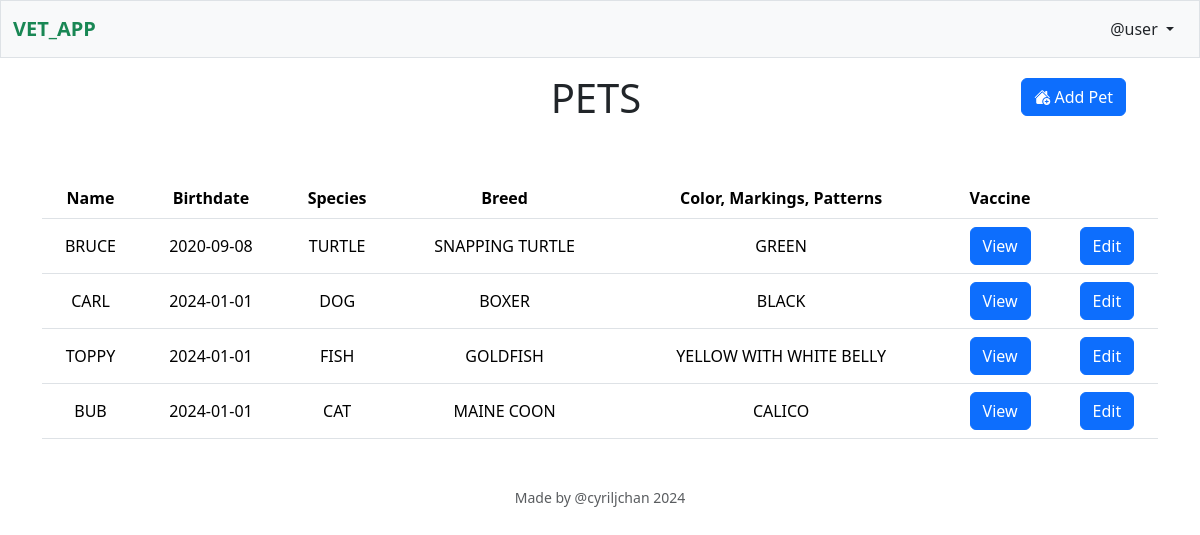
The page /pets (signed in) on the database its author committed.
### tables this page shows
CREATE TABLE pets (
    id INTEGER PRIMARY KEY AUTOINCREMENT NOT NULL,
    client_id INTEGER NOT NULL,
    name TEXT NOT NULL,
    birthdate TEXT NULL,
    species TEXT NOT NULL,
    breed TEXT NOT NULL,
    pattern TEXT NOT NULL
);

### app.py (the view)
@app.route("/pets")
@login_required
def pets():
    db = sqlite3.connect(path.join(ROOT, "vetapp.db"))
    db.row_factory = sqlite3.Row
    cursor = db.cursor()
    cursor.execute("SELECT * FROM pets WHERE client_id=?", (session["user_id"],))
    rows = [dict(row) for row in cursor.fetchall()] # Change <sql.Rows obj> to dicts
    db.close()
    return render_template("pets.html", pets=rows)

### app.py (called while the page is built)
@app.after_request
def after_request(response):
    response.headers["Cache-Control"] = "no-cache, no-store, must-revalidate"
    response.headers["Expires"] = 0
    response.headers["Pragma"] = "no-cache"
    return response

### helpers.py (called while the page is built)
def login_required(f):
    @wraps(f)
    def decorated_function(*args, **kwargs):
        if session.get("user_id") is None:
            return redirect("/login")
        return f(*args, **kwargs)
    return decorated_function

### templates/pets.html (shortened to what this page needs)
{% extends "layout.html" %}
{% block main %}
<div class="row m-3">
    <div class="col-3"></div>
    <h1 class="col text-center">PETS</h1>
    <div class="d-flex justify-content-end col-3 m-1 text-end">
        <form action="/add_pet" method="get">
            <button type="submit" class="btn btn-primary">
                <i class="bi bi-house-add-fill"></i>
                Add Pet
            </button>
        </form>
    </div>
</div>
<div class="mx-auto my-5">
    <table class="table text-center align-middle">
        <thead>
            <th>Name</th>
            <th>Birthdate</th>
            <th>Species</th>
            <th>Breed</th>
            <th>Color, Markings, Patterns</th>
            <th>Vaccine</th>
            <th></th>
        </thead>
        <tbody>
            {% for pet in pets %}
            <tr>
                <td>{{ pet["name"] | upper }}</td>
                <td>{{ pet["birthdate"] }}</td>
                <td>{{ pet["species"] | upper }}</td>
                <td>{{ pet["breed"] | upper }}</td>
                <td>{{ pet["pattern"] | upper }}</td>
                <td class="text-center">
                    <form action="/vaccines" method="post">
                        <button class="btn btn-primary" type="submit">View</button>
                    </form>
                </td>
                <td>
                    <form action="/modify_pet" method="post">
                        <button class="btn btn-primary" type="submit">Edit</button>
                    </form>
                </td>
            </tr>
            {% endfor %}
        </tbody>
    </table>
</div>
{% endblock %}

### templates/layout.html (shortened to what this page needs)
<!DOCTYPE html>
<html lang="en">
    <head>
        <link href="https://cdn.jsdelivr.net/npm/bootstrap@5.3.3/dist/css/bootstrap.min.css" rel="stylesheet">
        <link rel="stylesheet" href="https://cdn.jsdelivr.net/npm/bootstrap-icons@1.11.3/font/bootstrap-icons.min.css">
        <link href="/static/styles.css" rel="stylesheet">
    </head>
    <body>
        <nav class="bg-light border navbar navbar-expand-md navbar-light">
            <div class="container-fluid">
                <a class="navbar-brand fw-bold text-success" href="/">VET_APP</a>
                <div class="collapse navbar-collapse" id="navbar">
                    {% if session["user_id"] %}
                        <div class="navbar-nav ms-auto dropdown">
                            <button class="btn dropdown-toggle" type="button" data-bs-toggle="dropdown" aria-expanded="false">
                                @{{ session["username"] }}
                            </button>
                        </div>
                    {% else %}
                        <ul class="navbar-nav ms-auto mt-2">
                            <li class="nav-item"><a class="nav-link" href="/register">Register</a></li>
                            <li class="nav-item"><a class="nav-link" href="/login">Log In</a></li>
                        </ul>
                    {% endif %}
                </div>
            </div>
        </nav>
        <main class="container">
            {% block main %}{% endblock %}
        </main>
        <footer class="mb-5">
            <p class="mb-3 small text-center text-muted">Made by @cyriljchan 2024</p>
        </footer>
    </body>
</html>

### rows shown on the page
pets: name "BRUCE", birthdate "2020-09-08", species "TURTLE", breed "SNAPPING TURTLE", pattern "GREEN"
pets: name "CARL", birthdate "2024-01-01", species "DOG", breed "BOXER", pattern "BLACK"
pets: name "TOPPY", birthdate "2024-01-01", species "FISH", breed "GOLDFISH", pattern "YELLOW WITH WHITE BELLY"
pets: name "BUB", birthdate "2024-01-01", species "CAT", breed "MAINE COON", pattern "CALICO"

### other values the page prints
{{ session["username"] }} "user"
